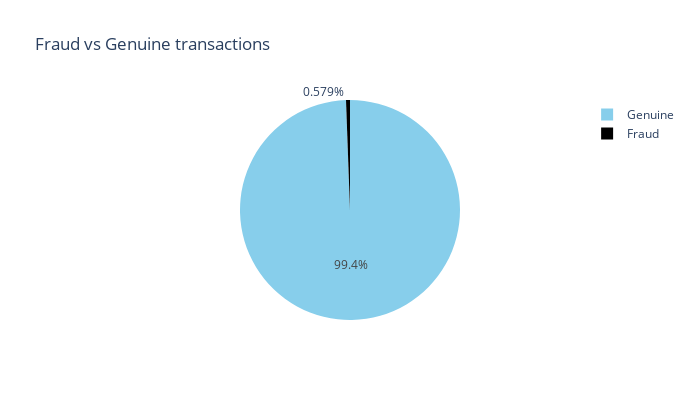

The cell this chart's notebook holds for it:
### Markdown cell above
## Visualization of data

### Code cell
fig = plot.pie(values=train_data['is_fraud'].value_counts(), names=["Genuine","Fraud"] , width=700, height=400, color_discrete_sequence=["skyblue","black"]
             ,title="Fraud vs Genuine transactions")
fig.show()

### Figure 1 — Plotly figure (JSON) as saved in the notebook; plotly's stock layout.template omitted (floating-point values rounded to 4 significant figures)
{"data": [{"domain": {"x": [0, 1], "y": [0, 1]}, "hovertemplate": "label=%{label}<br>value=%{value}<extra></extra>", "labels": ["Genuine", "Fraud"], "legendgroup": "", "name": "", "showlegend": true, "type": "pie", "values": [1289169, 7506]}], "layout": {"height": 400, "legend": {"tracegroupgap": 0}, "piecolorway": ["skyblue", "black"], "title": {"text": "Fraud vs Genuine transactions"}, "width": 700}}
